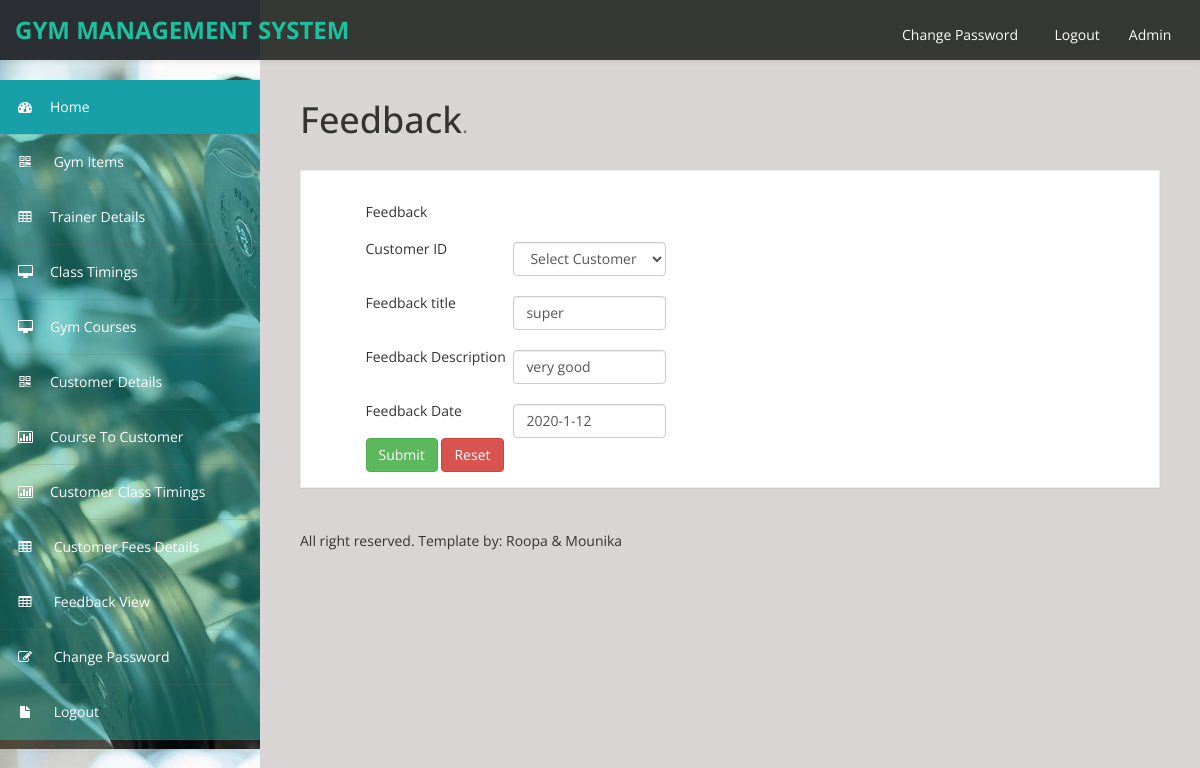
The page /admin/feedback_edit.php?feedback_id=8 (signed in) on the database its author committed.
### tables this page shows
CREATE TABLE `feedback` (
  `feedback_id` int(100) NOT NULL auto_increment,
  `customer_id` varchar(100) NOT NULL,
  `feedback_title` varchar(100) NOT NULL,
  `feedback_description` varchar(100) NOT NULL,
  `feedback_date` varchar(100) NOT NULL,
  PRIMARY KEY  (`feedback_id`)
);

### admin/feedback_edit.php (the view, shortened to what this page needs)
<!DOCTYPE html>
<html xmlns="http://www.w3.org/1999/xhtml">
<head>
   <?php include('medatada.php');?>
   <?php include('header.php');?>
   <?php include('sidebar.php');?>
<body>
        <div id="page-wrapper" >
            <div id="page-inner">
			 <div class="row">
                    <div class="col-md-12">
                        <h1 class="page-header">
                            <span class="style1">Feedback</span><small>.</small>
                        </h1>
               </div>
              </div>
              <div class="row">
                <div class="col-lg-12">
                    <div class="panel panel-default">
                        <div class="panel-heading">
                            </div>
                        <div class="panel-body">
                            <div class="row">
                                <div class="col-lg-6">
<?php
include('db_connect.php');
$feedback_id=$_REQUEST['feedback_id'];
 $sql="select * from feedback where feedback_id='$feedback_id' ";
$res=mysqli_query($conn,$sql);
$row=mysqli_fetch_array($res);
?>
<form   id="formID" method="post" action="feedback_update.php">
  <div align="center">
    <table width="300" border="0">
      <tr>
        <td colspan="2">Feedback</td>
      </tr>
      <tr>
        <td width="140">Customer ID</td>
        <td width="144"><label for="customer_id"></label>
          <select name="customer_id" id="customer_id" class="validate[required] form-control">
            <option value="">Select Customer ID </option>
          </select></td>
      </tr>
      <tr>
        <td>Feedback title</td>
        <td><label for="feedback_title"></label>
        <input name="feedback_title" type="text" id="feedback_title"  class="validate[required] form-control" value="<?php echo $row['feedback_title'];?>" /></td>
      </tr>
      <tr>
        <td>Feedback Description</td>
        <td><label for="feedback_description"></label>
        <input name="feedback_description" type="text" id="feedback_description" class="validate[required] form-control" value="<?php echo $row['feedback_description'];?>" /></td>
      </tr>
      <tr>
        <td>Feedback Date</td>
        <td><label for="feedback_date"></label>
        <input name="feedback_date" type="text" id="feedback_date"   class="validate[required,custom[date]] form-control" value="<?php echo $row['feedback_date'];?>" /></td>
      </tr>
      <tr>
        <td colspan="2"><input type="submit" name="button" id="button" value="Submit"  class="btn btn-success" />
        <input type="reset" name="button2" id="button2" value="Reset" class="btn btn-danger" /></td>
      </tr>
    </table>
  </div>
</form>
</div>
                                <div class="col-lg-6">
                                </div>
                            </div>
                        </div>
                    </div>
                </div>
            </div>
			  <?php include('footer.php');?>
			</div>
	<?php include('val.php'); ?>
</body>
</html>

### admin/assets/css/custom-styles.css (style rules this page uses)
body { font-family: 'Open Sans', sans-serif; background: #32C2CD url(../img/bg-img.jpg) !important; }
#page-wrapper { padding: 15px 15px; min-height: 600px; background: #dad5d5; }
#page-inner { width:100%; margin:10px 20px 10px 0px; background-color:transparent; padding:10px; min-height:1200px; }
h1, .h1, h2, .h2, h3, .h3 { margin-top: 7px; margin-bottom: -5px; }
.panel { border-radius:0px; }
#page-wrapper { position: relative; top: 55px; }
.page-header { padding-bottom: 9px; margin: 10px 0 20px; border-bottom: 1px solid transparent; text-align: left; }
.panel-default { border-color: #ECECEC; }
.panel-default > .panel-heading { color: #000; border-color: #FFF; font-weight:bold; background: #FFFFFF; font-size: 16px; padding: 15px 15px 0; }
.panel-heading { border-bottom: 1px solid transparent; border-top-left-radius: 3px; border-top-right-radius: 3px; }
@media (min-width:768px) { #page-wrapper { margin: 0 0 0 260px; padding: 15px 30px; min-height: 1200px; } }

### rows shown on the page
feedback: feedback_title "super", feedback_description "very good", feedback_date "2020-1-12"
